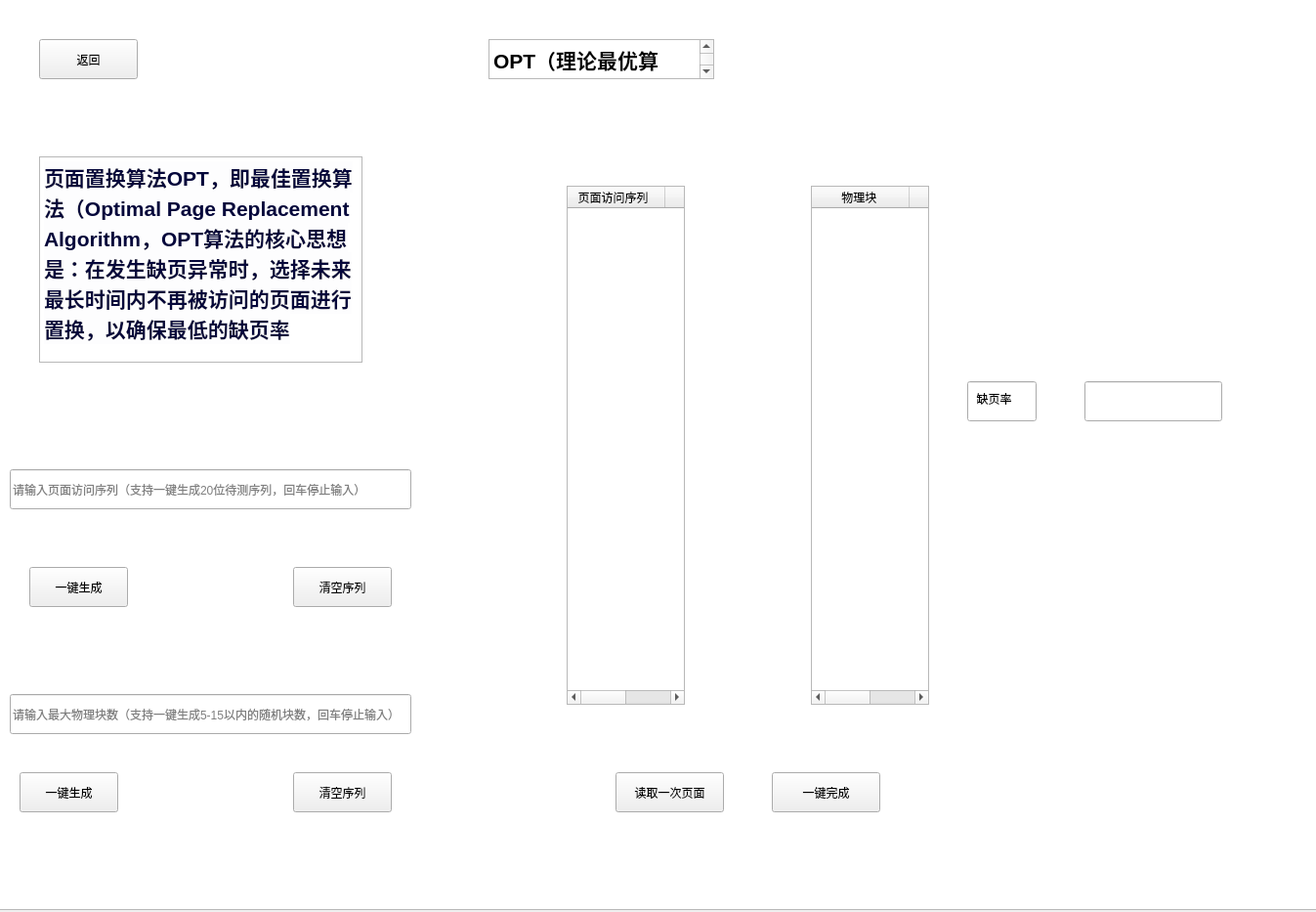
<?xml version="1.0" encoding="UTF-8"?>
<ui version="4.0">
 <class>SS</class>
 <widget class="QWidget" name="SS">
  <property name="geometry">
   <rect>
    <x>0</x>
    <y>0</y>
    <width>1347</width>
    <height>933</height>
   </rect>
  </property>
  <property name="windowTitle">
   <string>OPT(理论最优算法)</string>
  </property>
  <widget class="QPlainTextEdit" name="plainTextEdit">
   <property name="geometry">
    <rect>
     <x>-10</x>
     <y>-20</y>
     <width>1361</width>
     <height>951</height>
    </rect>
   </property>
  </widget>
  <widget class="QTextEdit" name="textEdit">
   <property name="geometry">
    <rect>
     <x>500</x>
     <y>40</y>
     <width>231</width>
     <height>41</height>
    </rect>
   </property>
   <property name="html">
    <string>&lt;!DOCTYPE HTML PUBLIC &quot;-//W3C//DTD HTML 4.0//EN&quot; &quot;http://www.w3.org/TR/REC-html40/strict.dtd&quot;&gt;
&lt;html&gt;&lt;head&gt;&lt;meta name=&quot;qrichtext&quot; content=&quot;1&quot; /&gt;&lt;meta charset=&quot;utf-8&quot; /&gt;&lt;style type=&quot;text/css&quot;&gt;
p, li { white-space: pre-wrap; }
hr { height: 1px; border-width: 0; }
li.unchecked::marker { content: &quot;\2610&quot;; }
li.checked::marker { content: &quot;\2612&quot;; }
&lt;/style&gt;&lt;/head&gt;&lt;body style=&quot; font-family:'Microsoft YaHei UI'; font-size:9pt; font-weight:400; font-style:normal;&quot;&gt;
&lt;p style=&quot; margin-top:0px; margin-bottom:0px; margin-left:0px; margin-right:0px; -qt-block-indent:0; text-indent:0px;&quot;&gt;&lt;span style=&quot; font-size:16pt; font-weight:700;&quot;&gt;OPT（理论最优算法）&lt;/span&gt;&lt;/p&gt;&lt;/body&gt;&lt;/html&gt;</string>
   </property>
  </widget>
  <widget class="QPushButton" name="pushButton">
   <property name="geometry">
    <rect>
     <x>40</x>
     <y>40</y>
     <width>101</width>
     <height>41</height>
    </rect>
   </property>
   <property name="text">
    <string>返回</string>
   </property>
  </widget>
  <widget class="QPushButton" name="pushButton_2">
   <property name="geometry">
    <rect>
     <x>30</x>
     <y>580</y>
     <width>101</width>
     <height>41</height>
    </rect>
   </property>
   <property name="text">
    <string>一键生成</string>
   </property>
  </widget>
  <widget class="QPushButton" name="pushButton_3">
   <property name="geometry">
    <rect>
     <x>300</x>
     <y>580</y>
     <width>101</width>
     <height>41</height>
    </rect>
   </property>
   <property name="text">
    <string>清空序列</string>
   </property>
  </widget>
  <widget class="QPushButton" name="pushButton_4">
   <property name="geometry">
    <rect>
     <x>20</x>
     <y>790</y>
     <width>101</width>
     <height>41</height>
    </rect>
   </property>
   <property name="text">
    <string>一键生成</string>
   </property>
  </widget>
  <widget class="QPushButton" name="pushButton_5">
   <property name="geometry">
    <rect>
     <x>300</x>
     <y>790</y>
     <width>101</width>
     <height>41</height>
    </rect>
   </property>
   <property name="text">
    <string>清空序列</string>
   </property>
  </widget>
  <widget class="QPushButton" name="pushButton_6">
   <property name="geometry">
    <rect>
     <x>630</x>
     <y>790</y>
     <width>111</width>
     <height>41</height>
    </rect>
   </property>
   <property name="text">
    <string>读取一次页面</string>
   </property>
  </widget>
  <widget class="QLineEdit" name="lineEdit">
   <property name="geometry">
    <rect>
     <x>10</x>
     <y>480</y>
     <width>411</width>
     <height>41</height>
    </rect>
   </property>
   <property name="placeholderText">
    <string>请输入页面访问序列（支持一键生成20位待测序列，回车停止输入）</string>
   </property>
  </widget>
  <widget class="QLineEdit" name="lineEdit_2">
   <property name="geometry">
    <rect>
     <x>10</x>
     <y>710</y>
     <width>411</width>
     <height>41</height>
    </rect>
   </property>
   <property name="placeholderText">
    <string>请输入最大物理块数（支持一键生成5-15以内的随机块数，回车停止输入）</string>
   </property>
  </widget>
  <widget class="QTableWidget" name="tableWidget">
   <property name="geometry">
    <rect>
     <x>580</x>
     <y>190</y>
     <width>121</width>
     <height>531</height>
    </rect>
   </property>
   <column>
    <property name="text">
     <string>  页面访问序列    </string>
    </property>
   </column>
   <column/>
  </widget>
  <widget class="QTableWidget" name="tableWidget_2">
   <property name="geometry">
    <rect>
     <x>830</x>
     <y>190</y>
     <width>121</width>
     <height>531</height>
    </rect>
   </property>
   <column>
    <property name="text">
     <string>   物理块    </string>
    </property>
   </column>
   <column/>
  </widget>
  <widget class="QPushButton" name="pushButton_7">
   <property name="geometry">
    <rect>
     <x>790</x>
     <y>790</y>
     <width>111</width>
     <height>41</height>
    </rect>
   </property>
   <property name="text">
    <string>一键完成</string>
   </property>
  </widget>
  <widget class="QTextBrowser" name="textBrowser">
   <property name="geometry">
    <rect>
     <x>40</x>
     <y>160</y>
     <width>331</width>
     <height>211</height>
    </rect>
   </property>
   <property name="html">
    <string>&lt;!DOCTYPE HTML PUBLIC &quot;-//W3C//DTD HTML 4.0//EN&quot; &quot;http://www.w3.org/TR/REC-html40/strict.dtd&quot;&gt;
&lt;html&gt;&lt;head&gt;&lt;meta name=&quot;qrichtext&quot; content=&quot;1&quot; /&gt;&lt;meta charset=&quot;utf-8&quot; /&gt;&lt;style type=&quot;text/css&quot;&gt;
p, li { white-space: pre-wrap; }
hr { height: 1px; border-width: 0; }
li.unchecked::marker { content: &quot;\2610&quot;; }
li.checked::marker { content: &quot;\2612&quot;; }
&lt;/style&gt;&lt;/head&gt;&lt;body style=&quot; font-family:'Microsoft YaHei UI'; font-size:9pt; font-weight:400; font-style:normal;&quot;&gt;
&lt;p style=&quot; margin-top:0px; margin-bottom:0px; margin-left:0px; margin-right:0px; -qt-block-indent:0; text-indent:0px;&quot;&gt;&lt;span style=&quot; font-family:'-apple-system','BlinkMacSystemFont','Segoe UI','Roboto','Ubuntu','Helvetica Neue','Helvetica','Arial','PingFang SC','Hiragino Sans GB','Microsoft YaHei UI','Microsoft YaHei','Source Han Sans CN','sans-serif','Apple Color Emoji','Segoe UI Emoji'; font-size:16pt; font-weight:700; color:#05073b; background-color:#fdfdfe;&quot;&gt;页面置换算法OPT，即最佳置换算法（Optimal Page Replacement Algorithm，OPT算法的核心思想是：在发生缺页异常时，选择未来最长时间内不再被访问的页面进行置换，以确保最低的缺页率&lt;/span&gt;&lt;/p&gt;&lt;/body&gt;&lt;/html&gt;</string>
   </property>
  </widget>
  <widget class="QLineEdit" name="lineEdit_3">
   <property name="geometry">
    <rect>
     <x>1110</x>
     <y>390</y>
     <width>141</width>
     <height>41</height>
    </rect>
   </property>
  </widget>
  <widget class="QLineEdit" name="lineEdit_4">
   <property name="geometry">
    <rect>
     <x>990</x>
     <y>390</y>
     <width>71</width>
     <height>41</height>
    </rect>
   </property>
   <property name="text">
    <string>  缺页率</string>
   </property>
  </widget>
 </widget>
 <resources/>
 <connections/>
</ui>
